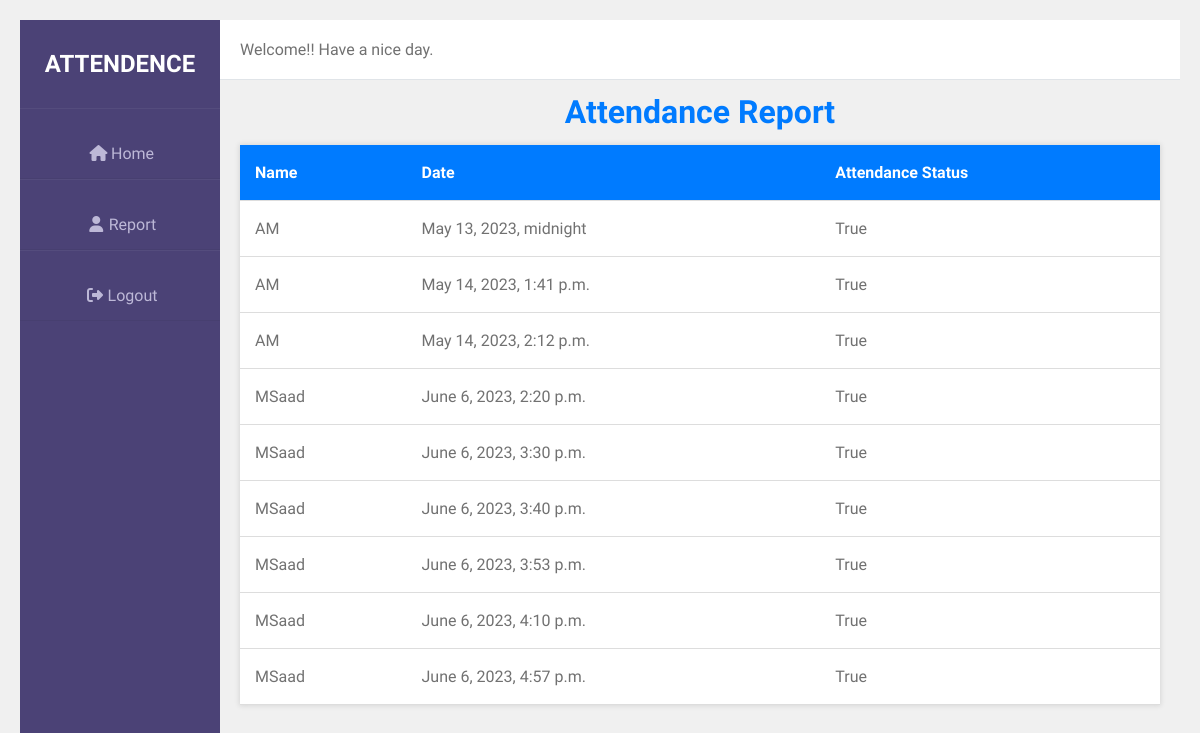
The app's page /teacher-view-attendence-report/ (signed in), older data.
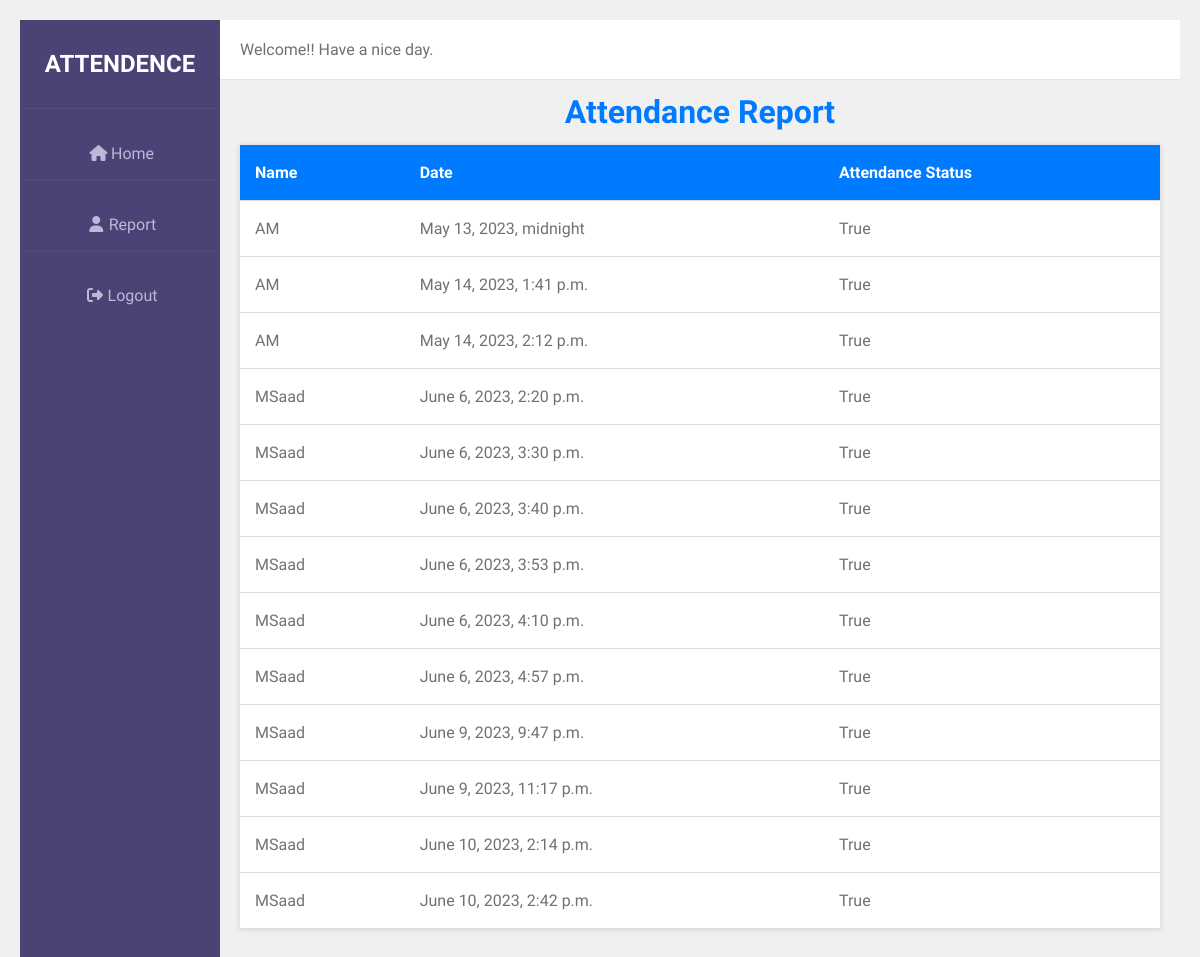
The same page, newer data.
### student/models.py (models this page shows, shortened)
class Student(models.Model):
    name = models.CharField(max_length=100)
    roll_number = models.IntegerField()
    email = models.EmailField(default='std@gmail.com', unique=True, null=True, blank=True)
    password = models.CharField(max_length=50,default='1234',null=True, blank=True)
    class_name = models.ForeignKey(Class, on_delete=models.CASCADE)
    image = models.ImageField(upload_to='images/', null=True, blank=True)
    def __str__(self):
        return self.name

class Attendance(models.Model):
    date = models.DateTimeField(auto_now_add=True)
    student = models.ForeignKey(Student, on_delete=models.CASCADE, related_name='attendance_records')
    status = models.BooleanField(default=False)

### student/views.py (the view)
# urls.py: path('teacher-view-attendence-report/',views.teacher_view_attendance,name ='teacher_view_attendence_report'),
def teacher_view_attendance(request):
    teacher = Teacher.objects.get(user=request.user)
    print("teacher name",teacher)
    class_obj = teacher.teacher_class
    print("teacher class",class_obj)
    students = Student.objects.filter(class_name=class_obj)
    print("teacher student",students)
    attendance_records = Attendance.objects.filter(student__class_name=class_obj)
    attendance_data = {}
    for student in students:
        attendance_data[student.name] = []
    for record in attendance_records:
        attendance_data[record.student.name].append((record.date, record.status))
    print("class attendence record",attendance_data)
    return render(request, 'teacher_attendance_report.html', {'attendance_data': attendance_data})

### student/models.py (called while the page is built)
    def __str__(self):
        return self.name

    def __str__(self):
        return self.name

### student/templates/teacher_attendance_report.html (shortened to what this page needs)
{% extends 'base.html' %}
{% block content %}
    <h1>Attendance Report</h1>
    <table>
        <thead>
            <tr>
                <th>Name</th>
                <th>Date</th>
                <th>Attendance Status</th>
            </tr>
        </thead>
        <tbody>
            {% for name, data in attendance_data.items %}
            {% for date, status in data %}
            <tr>
                <td>{{ name }}</td>
                <td>{{ date }}</td>
                <td>{{ status }}</td>
            </tr>
            {% endfor %}
            {% endfor %}
        </tbody>
    </table>
{% endblock %}

### student/templates/base.html (shortened to what this page needs)
<!DOCTYPE html>
<html lang="en">
  <head>
  </head>
  <body>
    <div class="wrapper">
      <div class="sidebar">
        <h2>Attendence</h2>
        <ul>
          <li>
            <a href="{% url 'student:take-attendence' %}"><i class="fas fa-home"></i>Home</a>
          </li>
          <li>
            <a href="{% url 'student:teacher_view_attendence_report' %}"><i class="fas fa-user"></i>Report</a>
          </li>
          <li>
            <a href="{% url 'student:logout' %}"><i class="fas fa-sign-out-alt"></i>Logout</a>
          </li>
        </ul>
      </div>
      <div class="main_content">
        <div class="header">Welcome!! Have a nice day.</div>
        <div class="info">
          <div>
            {% block content %}
            {% endblock %}
          </div>
        </div>
      </div>
    </div>
  </body>

### student/templates/base.html (style rules this page uses)
* { margin: 0; padding: 0; box-sizing: border-box; list-style: none; text-decoration: none; font-family: "Josefin Sans", sans-serif; }
body { background-color: #f3f5f9; }
.wrapper { display: flex; position: relative; }
.wrapper .sidebar { width: 200px; height: 100%; background: #4b4276; padding: 30px 0px; position: fixed; }
.wrapper .sidebar h2 { color: #fff; text-transform: uppercase; text-align: center; margin-bottom: 30px; }
.wrapper .sidebar ul li { padding: 15px; border-bottom: 1px solid #bdb8d7; border-bottom: 1px solid rgba(0, 0, 0, 0.05); border-top: 1px solid rgba(255, 255, 255, 0.05); }
.wrapper .sidebar ul li a { color: #bdb8d7; display: block; }
.wrapper .sidebar ul li a .fas { width: 25px; }
.wrapper .main_content { width: 100%; margin-left: 200px; }
.wrapper .main_content .header { padding: 20px; background: #fff; color: #717171; border-bottom: 1px solid #e0e4e8; }
.wrapper .main_content .info { margin: 20px; color: #717171; line-height: 25px; }
.wrapper .main_content .info div { margin-bottom: 20px; }

### student/templates/teacher_attendance_report.html (style rules this page uses)
body { font-family: Arial, sans-serif; background-color: #f0f0f0; padding: 20px; }
h1 { text-align: center; color: #007bff; }
table { width: 100%; border-collapse: collapse; margin-top: 20px; background-color: #fff; box-shadow: 0px 0px 5px 1px rgba(0,0,0,0.1); }
th, td { padding: 15px; text-align: left; border-bottom: 1px solid #ddd; }
th { background-color: #007bff; color: #fff; }
a { display: block; text-align: center; margin-top: 20px; color: #007bff; text-decoration: none; }

Row changes from the older to the newer data that the page shows:
added Attendance: data "June 9, 2023, 9:47 p.m."
added Attendance: data "June 9, 2023, 11:17 p.m."
added Attendance: data "June 10, 2023, 2:14 p.m."
added Attendance: data "June 10, 2023, 2:42 p.m."
Text that changed along with them:
new list line: "MSaad MSaad MSaad MSaad"
new list line: "True True True True"
